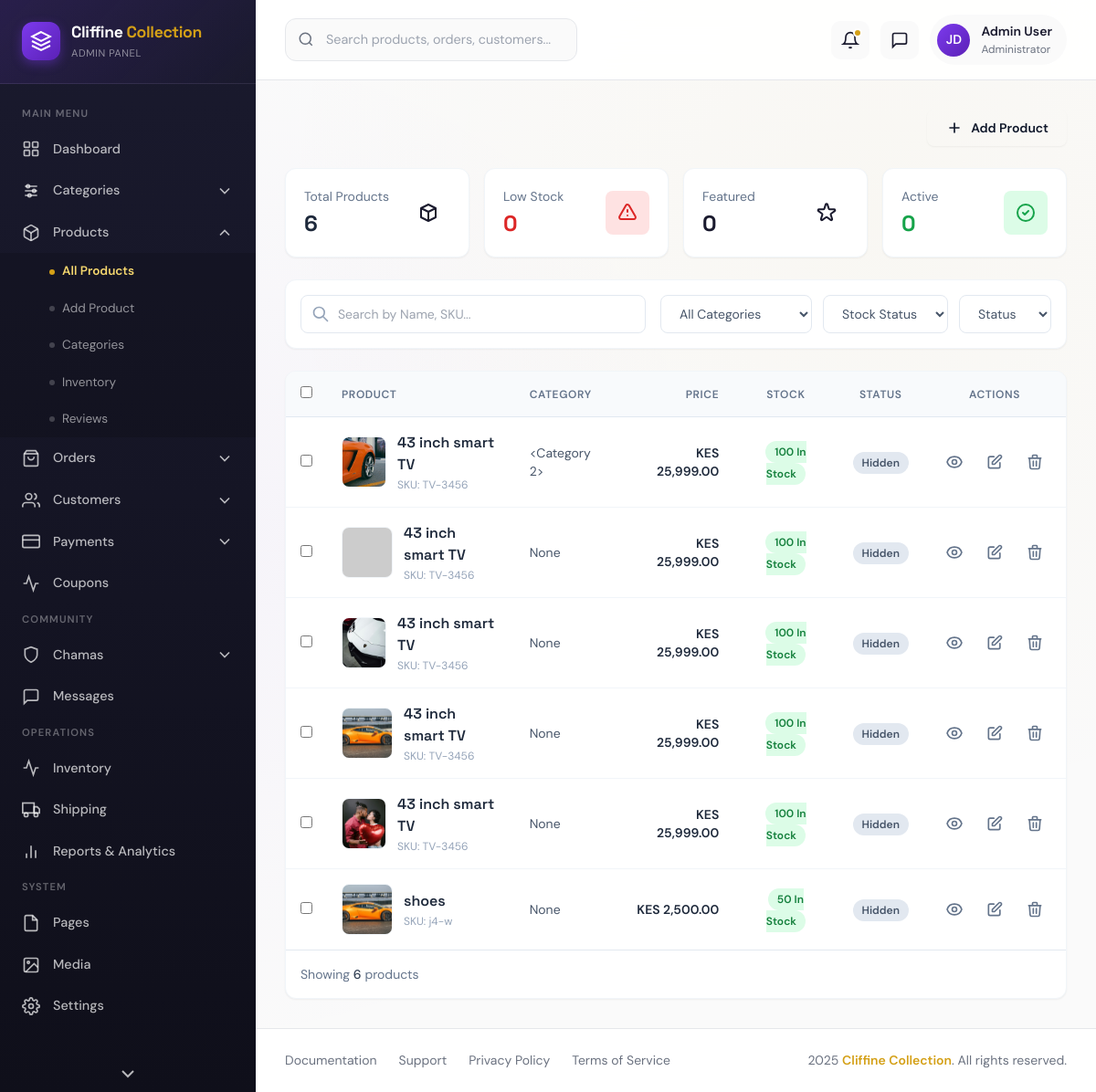
/admin/products, run on the app's committed database.
### app/models.py (models this page shows)
class Product(db.Model):
    __tablename__ = "products"
    id = db.Column(db.Integer, primary_key=True)
    name = db.Column(db.String(200), nullable=False)
    slug = db.Column(db.String(200), unique=True)
    short_description = db.Column(db.String(500))
    description = db.Column(db.Text)
    price = db.Column(db.Float, nullable=False)
    discount_price = db.Column(db.Float)
    cost_price = db.Column(db.Float)
    sku = db.Column(db.String(100))
    brand = db.Column(db.String(100))
    category_id = db.Column(db.Integer, db.ForeignKey("categories.id"))
    stock = db.Column(db.Integer, default=0)
    low_stock = db.Column(db.Integer)
    stock_status = db.Column(db.String(50), default="in_stock")
    is_featured = db.Column(db.Boolean, default=False)
    is_trending = db.Column(db.Boolean, default=False)
    allow_reviews = db.Column(db.Boolean, default=True)
    lipa_pole_pole = db.Column(db.Boolean, default=False)
    chama_eligible = db.Column(db.Boolean, default=False)
    weight = db.Column(db.Float)
    length = db.Column(db.Float)
    width = db.Column(db.Float)
    height = db.Column(db.Float)
    shipping_class = db.Column(db.String(50))
    meta_title = db.Column(db.String(255))
    meta_description = db.Column(db.Text)
    meta_keywords = db.Column(db.String(255))
    is_active = db.Column(db.Boolean, default=True)
    created_at = db.Column(db.DateTime, default=datetime.utcnow)
    images = db.relationship("ProductImage", backref="product", lazy=True)
    reviews = db.relationship("Review", backref="product", lazy=True)

class ProductImage(db.Model):
    __tablename__ = "product_images"
    id = db.Column(db.Integer, primary_key=True)
    product_id = db.Column(db.Integer, db.ForeignKey("products.id"))
    image_url = db.Column(db.String(255), nullable=False)
    is_main = db.Column(db.Boolean, default=False)
    created_at = db.Column(db.DateTime, default=datetime.utcnow)

### app/admin/routes.py (the view)
@admin_bp.route("/products")
def all_products():
    products = Product.query.order_by(Product.created_at.desc()).all()
    return render_template("admin/products/all_products.html", products=products)

### app/templates/admin/products/all_products.html (shortened to what this page needs)
{% extends "admin/admin_base.html" %}
{% block content %}
    <div class="flex justify-end mb-6">
        <a href="{{ url_for('admin.add_product') }}" class="inline-flex items-center gap-2 px-5 py-2.5 bg-accent text-slate-900 font-semibold rounded-lg hover:bg-accent-dark transition-colors text-sm shadow-sm">
            <svg class="w-5 h-5" fill="none" stroke="currentColor" viewBox="0 0 24 24"><path stroke-linecap="round" stroke-linejoin="round" stroke-width="2" d="M12 6v6m0 0v6m0-6h6m-6 0H6"></path></svg>
            Add Product
        </a>
    </div>
    <div class="grid grid-cols-1 sm:grid-cols-2 lg:grid-cols-4 gap-4 mb-6">
        <div class="stat-card bg-white rounded-xl p-5 shadow-sm border border-slate-100">
            <div class="flex items-center justify-between">
                <div>
                    <p class="text-sm text-slate-500">Total Products</p>
                    <h3 class="text-2xl font-bold text-slate-800 mt-1">{{ products|length }}</h3>
                </div>
                <div class="w-12 h-12 bg-primary/10 rounded-lg flex items-center justify-center">
                    <svg class="w-6 h-6 text-primary" fill="none" stroke="currentColor" viewBox="0 0 24 24"><path stroke-linecap="round" stroke-linejoin="round" stroke-width="2" d="M20 7l-8-4-8 4m16 0l-8 4m8-4v10l-8 4m0-10L4 7m8 4v10M4 7v10l8 4"/></svg>
                </div>
            </div>
        </div>
        {% set low_stock_count = products | selectattr('stock', 'lt', 10) | rejectattr('stock', 'eq', 0) | list | length %}
        <div class="stat-card bg-white rounded-xl p-5 shadow-sm border border-slate-100">
            <div class="flex items-center justify-between">
                <div>
                    <p class="text-sm text-slate-500">Low Stock</p>
                    <h3 class="text-2xl font-bold text-red-600 mt-1">{{ low_stock_count }}</h3>
                </div>
                <div class="w-12 h-12 bg-red-100 rounded-lg flex items-center justify-center">
                    <svg class="w-6 h-6 text-red-600" fill="none" stroke="currentColor" viewBox="0 0 24 24"><path stroke-linecap="round" stroke-linejoin="round" stroke-width="2" d="M12 9v2m0 4h.01m-6.938 4h13.856c1.54 0 2.502-1.667 1.732-3L13.732 4c-.77-1.333-2.694-1.333-3.464 0L3.34 16c-.77 1.333.192 3 1.732 3z"></path></svg>
                </div>
            </div>
        </div>
        {% set featured_count = products | selectattr('featured', 'equalto', true) | list | length %}
        <div class="stat-card bg-white rounded-xl p-5 shadow-sm border border-slate-100">
            <div class="flex items-center justify-between">
                <div>
                    <p class="text-sm text-slate-500">Featured</p>
                    <h3 class="text-2xl font-bold text-accent-dark mt-1">{{ featured_count }}</h3>
                </div>
                <div class="w-12 h-12 bg-accent/10 rounded-lg flex items-center justify-center">
                </div>
            </div>
        </div>
        {% set active_count = products | selectattr('status', 'equalto', 'Published') | list | length %}
        <div class="stat-card bg-white rounded-xl p-5 shadow-sm border border-slate-100">
            <div class="flex items-center justify-between">
                <div>
                    <p class="text-sm text-slate-500">Active</p>
                    <h3 class="text-2xl font-bold text-green-600 mt-1">{{ active_count }}</h3>
                </div>
                <div class="w-12 h-12 bg-green-100 rounded-lg flex items-center justify-center">
                    <svg class="w-6 h-6 text-green-600" fill="none" stroke="currentColor" viewBox="0 0 24 24"><path stroke-linecap="round" stroke-linejoin="round" stroke-width="2" d="M9 12l2 2 4-4m6 2a9 9 0 11-18 0 9 9 0 0118 0z"></path></svg>
                </div>
            </div>
        </div>
    </div>
    <div class="bg-white p-4 rounded-xl shadow-sm border border-slate-100 mb-6">
        <div class="flex flex-col md:flex-row gap-4">
            <div class="flex-1 relative">
                <span class="absolute inset-y-0 left-0 flex items-center pl-3">
                    <svg class="w-5 h-5 text-slate-400" fill="none" stroke="currentColor" viewBox="0 0 24 24"><path stroke-linecap="round" stroke-linejoin="round" stroke-width="2" d="M21 21l-6-6m2-5a7 7 0 11-14 0 7 7 0 0114 0z"/></svg>
                </span>
                <input type="text" id="searchInput" placeholder="Search by Name, SKU..." class="w-full pl-10 pr-4 py-2.5 border border-slate-200 rounded-lg focus:outline-none focus:ring-2 focus:ring-primary/50 text-sm">
            </div>
            <div class="flex flex-wrap gap-3">
                <select id="categoryFilter" class="px-4 py-2.5 border border-slate-200 rounded-lg text-sm text-slate-600 focus:outline-none focus:ring-2 focus:ring-primary/50 bg-white">
                    <option value="">All Categories</option>
                </select>
                <select id="stockFilter" class="px-4 py-2.5 border border-slate-200 rounded-lg text-sm text-slate-600 focus:outline-none focus:ring-2 focus:ring-primary/50 bg-white">
                    <option value="">Stock Status</option>
                </select>
                <select id="statusFilter" class="px-4 py-2.5 border border-slate-200 rounded-lg text-sm text-slate-600 focus:outline-none focus:ring-2 focus:ring-primary/50 bg-white">
                    <option value="">Status</option>
                </select>
            </div>
        </div>
    </div>
    <div class="bg-white rounded-xl shadow-sm border border-slate-100 overflow-hidden">
        <div class="overflow-x-auto">
            <table class="w-full text-left">
                <thead class="bg-slate-50 border-b border-slate-200">
                    <tr>
                        <th class="p-4 text-xs font-semibold text-slate-500 uppercase tracking-wider w-10">
                            <input type="checkbox" class="rounded border-slate-300 text-primary focus:ring-primary">
                        </th>
                        <th class="p-4 text-xs font-semibold text-slate-500 uppercase tracking-wider">Product</th>
                        <th class="p-4 text-xs font-semibold text-slate-500 uppercase tracking-wider">Category</th>
                        <th class="p-4 text-xs font-semibold text-slate-500 uppercase tracking-wider text-right">Price</th>
                        <th class="p-4 text-xs font-semibold text-slate-500 uppercase tracking-wider text-center">Stock</th>
                        <th class="p-4 text-xs font-semibold text-slate-500 uppercase tracking-wider text-center">Status</th>
                        <th class="p-4 text-xs font-semibold text-slate-500 uppercase tracking-wider text-center">Actions</th>
                    </tr>
                </thead>
                <tbody class="divide-y divide-slate-100" id="productTableBody">
                    {% for product in products %}
                    <tr class="hover:bg-slate-50 transition-colors
                        {% if product.status == 'Hidden' %}opacity-60{% endif %}"
                        data-name="{{ product.name|lower }} {{ product.sku|lower }}"
                        data-category="{{ product.category.name }}"
                        data-status="{{ product.status }}"
                        data-stock="{% if product.stock == 0 %}Out of Stock{% elif product.stock < 10 %}Low Stock{% else %}In Stock{% endif %}">
                        <td class="p-4">
                            <input type="checkbox" class="rounded border-slate-300 text-primary focus:ring-primary">
                        </td>
                        <td class="p-4">
                            <div class="flex items-center gap-3">
                                {% if product.images %}
                                    <img src="{{ url_for('static', filename='uploads/' ~ product.images[0].image_url) }}"
                                         class="w-14 h-14 rounded-lg object-cover border border-slate-100"
                                         alt="{{ product.name }}"
                                         onerror="this.src='https://placehold.co/100x100/cccccc/ffffff?text=Error'">
                                {% else %}
                                    <div class="w-14 h-14 rounded-lg bg-slate-100 flex items-center justify-center border border-slate-100">
                                        <span class="text-slate-400 text-xs">No Img</span>
                                    </div>
                                {% endif %}
                                <div>
                                    <h4 class="font-semibold text-slate-800">{{ product.name }}</h4>
                                    <p class="text-xs text-slate-400 mt-0.5">SKU: {{ product.sku or 'N/A' }}</p>
                                </div>
                            </div>
                        </td>
                        <td class="p-4 text-sm text-slate-600">{{ product.category }}</td>
                        <td class="p-4 text-sm text-right font-semibold text-slate-800">
                            KES {{ "{:,.2f}".format(product.price) }}
                        </td>
                        <td class="p-4 text-center">
                            {% if product.stock == 0 %}
                                <span class="px-2.5 py-1 rounded-full text-xs font-semibold bg-red-100 text-red-700">Out of Stock</span>
                            {% elif product.stock < 10 %}
                                <span class="px-2.5 py-1 rounded-full text-xs font-semibold bg-orange-100 text-orange-700">{{ product.stock }} Low Stock</span>
                            {% else %}
                                <span class="px-2.5 py-1 rounded-full text-xs font-semibold bg-green-100 text-green-700">{{ product.stock }} In Stock</span>
                            {% endif %}
                        </td>
                        <td class="p-4 text-center">
                            {% if product.status == 'Published' %}
                                <span class="px-2.5 py-1 rounded-full text-xs font-semibold bg-primary/10 text-primary">Active</span>
                            {% elif product.status == 'Draft' %}
                                <span class="px-2.5 py-1 rounded-full text-xs font-semibold bg-yellow-100 text-yellow-700">Draft</span>
                            {% else %}
                                <span class="px-2.5 py-1 rounded-full text-xs font-semibold bg-slate-200 text-slate-600">Hidden</span>
                            {% endif %}
                        </td>
                        <td class="p-4 text-center">
                            <div class="flex items-center justify-center gap-2">
                                <a href="{{ url_for('admin.view_product', product_id=product.id) }}" class="p-2 hover:bg-slate-100 rounded-lg text-slate-500 hover:text-accent transition-colors" title="View Details">
                                </a>
                                <a href="{{ url_for('admin.edit_product', product_id=product.id) }}" class="p-2 hover:bg-slate-100 rounded-lg text-slate-500 hover:text-primary transition-colors" title="Edit">
                                    <svg class="w-5 h-5" fill="none" stroke="currentColor" viewBox="0 0 24 24"><path stroke-linecap="round" stroke-linejoin="round" stroke-width="2" d="M11 5H6a2 2 0 00-2 2v11a2 2 0 002 2h11a2 2 0 002-2v-5m-1.414-9.414a2 2 0 112.828 2.828L11.828 15H9v-2.828l8.586-8.586z"></path></svg>
                                </a>
                                <a href="{{ url_for('admin.delete_product', product_id=product.id) }}"
                                   onclick="return confirm('Are you sure you want to delete {{ product.name }}?')"
                                   class="p-2 hover:bg-slate-100 rounded-lg text-slate-500 hover:text-red-600 transition-colors"
                                   title="Delete">
                                    <svg class="w-5 h-5" fill="none" stroke="currentColor" viewBox="0 0 24 24"><path stroke-linecap="round" stroke-linejoin="round" stroke-width="2" d="M19 7l-.867 12.142A2 2 0 0116.138 21H7.862a2 2 0 01-1.995-1.858L5 7m5 4v6m4-6v6m1-10V4a1 1 0 00-1-1h-4a1 1 0 00-1 1v3M4 7h16"></path></svg>
                                </a>
                            </div>
                        </td>
                    </tr>
                    {% else %}
                    <tr>
                        <td colspan="7" class="text-center p-10 text-slate-500">
                            No products found. <a href="{{ url_for('admin.add_product') }}" class="text-primary font-semibold">Add your first product</a>.
                        </td>
                    </tr>
                    {% endfor %}
                </tbody>
            </table>
        </div>
        {% if products %}
        <div class="p-4 border-t border-slate-200 flex flex-col sm:flex-row justify-between items-center gap-4">
            <p class="text-sm text-slate-500">Showing <span class="font-medium text-slate-700">{{ products|length }}</span> products</p>
        </div>
        {% endif %}
    </div>
{% endblock %}

### data on the page
Product: image_url (picture), name "43 inch smart TV", sku "TV-3456", category "<Category 2>", price "25,999.00", stock "100"
Product: name "43 inch smart TV", sku "TV-3456", category "None", price "25,999.00", stock "100"
Product: image_url (picture), name "43 inch smart TV", sku "TV-3456", category "None", price "25,999.00", stock "100"
Product: image_url (picture), name "43 inch smart TV", sku "TV-3456", category "None", price "25,999.00", stock "100"
Product: image_url (picture), name "43 inch smart TV", sku "TV-3456", category "None", price "25,999.00", stock "100"
Product: image_url (picture), name "shoes", sku "j4-w", category "None", price "2,500.00", stock "50"

### other printed values
{{ products|length }} "6"
{{ low_stock_count }} "0"
{{ featured_count }} "0"
{{ active_count }} "0"
